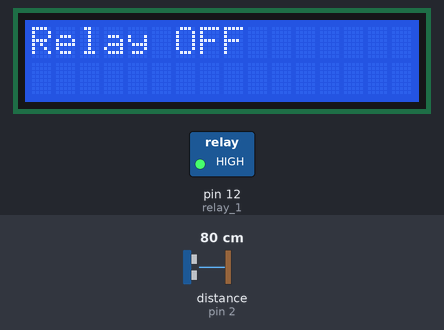
Recording of a sketch running on a simulated Arduino Uno, built with avr-gcc and run on an emulated ATmega328P. Shown: 16×2 character LCD, switched loads named in the sketch (green lamp = pin HIGH). Wiring (inferred from the names in the program): ultrasonic range finder: trigger pin 3; echo pin 2. The inputs (shaded band) are chosen by the test bench; at power-on: distance to the obstacle (sensor on pin 2) 80 cm. The echo pulse lasts 58.3 µs per cm; pins used as bus, display or sensor lines are not drawn.

Above: at 1.2 s.
1.3 s: distance to the obstacle (sensor on pin 2) set to 53 cm
2.8 s: distance to the obstacle (sensor on pin 2) set to 45 cm
At 3.9 s:
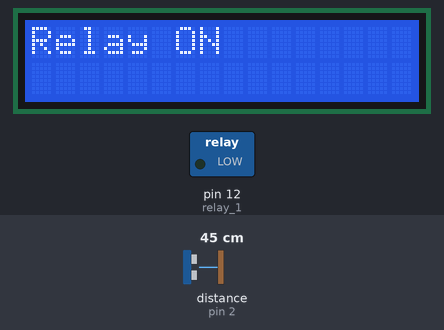
4.3 s: distance to the obstacle (sensor on pin 2) set to 60 cm
At 4.8 s:
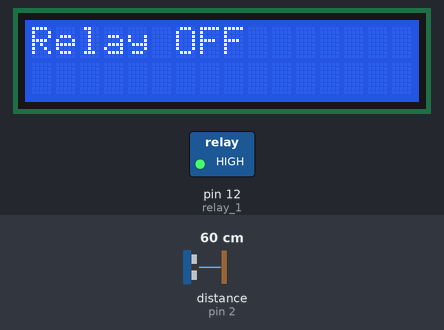
5.8 s: distance to the obstacle (sensor on pin 2) set to 2 cm
At 6.1 s:
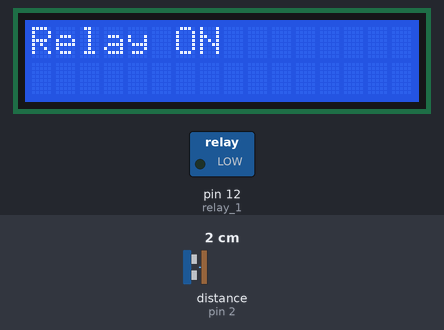
Timing chart, 0 to 8.3 s (numbered marks = the images above; inputs shaded):
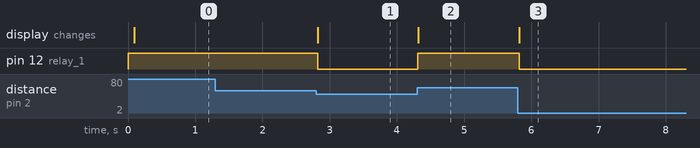

The sketch:

water_level_auto_fill.ino
```cpp
#include <Wire.h>
#include <LiquidCrystal_I2C.h>

LiquidCrystal_I2C lcd(0x27, 16, 2);
int distance;
const int trigPin_for_sonar1 = 3;
const int echoPin_for_sonar1 = 2;

int relay_1 = 12;
void setup() {
  pinMode(trigPin_for_sonar1, OUTPUT);
  pinMode(echoPin_for_sonar1, INPUT);
  pinMode(relay_1, HIGH);

  //Serial.begin(9600);
  digitalWrite(relay_1, HIGH);
  lcd.init();
  lcd.backlight();
  lcd.setCursor(0, 0);
  lcd.print("Hello, world!");
  lcd.clear();
}

void loop() {
  distance = sonar_data();
  if (distance < 50) {
    lcd.setCursor(0, 0);
    lcd.print("Relay ON ");
    digitalWrite(relay_1, LOW);

  }
  else {
    digitalWrite(relay_1, HIGH);
    lcd.setCursor(0, 0);
    lcd.print("Relay OFF");
  }
}
int sonar_data() {
  long duration1;
  int distance1;
  digitalWrite(trigPin_for_sonar1, LOW);
  delayMicroseconds(2);
  digitalWrite(trigPin_for_sonar1, HIGH);
  delayMicroseconds(10);
  digitalWrite(trigPin_for_sonar1, LOW);
  duration1 = pulseIn(echoPin_for_sonar1, HIGH);
  distance1 = duration1 * 0.034 / 2;
  return distance1;

}
```

Measured:
- the behaviour switches between 51 and 50 cm on distance to the obstacle (sensor on pin 2) (found by bisection; images 0 and 1)
- after the input at 1.3 s, every drawn part: stays the same
- after the input at 2.8 s, pin 12 (relay_1): HIGH → LOW at once; the display: changes at once (image 1)
- after the input at 4.3 s, pin 12 (relay_1): LOW → HIGH at once; the display: changes at once (image 2)
- after the input at 5.8 s, pin 12 (relay_1): HIGH → LOW at once; the display: changes at once (image 3)
